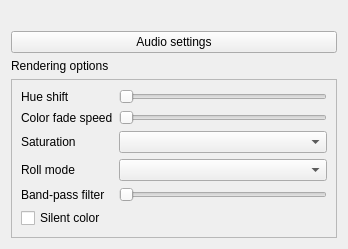
<?xml version="1.0" encoding="UTF-8"?>
<ui version="4.0">
 <class>AudioSync</class>
 <widget class="QWidget" name="AudioSync">
  <property name="geometry">
   <rect>
    <x>0</x>
    <y>0</y>
    <width>348</width>
    <height>240</height>
   </rect>
  </property>
  <property name="windowTitle">
   <string>Form</string>
  </property>
  <layout class="QGridLayout" name="gridLayout" columnstretch="1,0">
   <item row="0" column="0" colspan="2">
    <widget class="QLabel" name="preview">
     <property name="text">
      <string/>
     </property>
    </widget>
   </item>
   <item row="3" column="0" colspan="2">
    <widget class="QFrame" name="rendering_options_frame">
     <property name="frameShape">
      <enum>QFrame::StyledPanel</enum>
     </property>
     <property name="frameShadow">
      <enum>QFrame::Raised</enum>
     </property>
     <layout class="QGridLayout" name="gridLayout_3">
      <item row="3" column="1">
       <widget class="QComboBox" name="roll_mode"/>
      </item>
      <item row="1" column="0">
       <widget class="QLabel" name="color_fade_speed_label">
        <property name="text">
         <string>Color fade speed</string>
        </property>
       </widget>
      </item>
      <item row="4" column="0">
       <widget class="QLabel" name="bypass_label">
        <property name="text">
         <string>Band-pass filter</string>
        </property>
       </widget>
      </item>
      <item row="2" column="0">
       <widget class="QLabel" name="saturation_label">
        <property name="text">
         <string>Saturation</string>
        </property>
       </widget>
      </item>
      <item row="1" column="1">
       <widget class="QTooltipedSlider" name="color_fade_speed">
        <property name="minimum">
         <number>1</number>
        </property>
        <property name="maximum">
         <number>99</number>
        </property>
        <property name="orientation">
         <enum>Qt::Horizontal</enum>
        </property>
       </widget>
      </item>
      <item row="0" column="1">
       <widget class="QTooltipedSlider" name="hue_shift">
        <property name="maximum">
         <number>360</number>
        </property>
        <property name="orientation">
         <enum>Qt::Horizontal</enum>
        </property>
       </widget>
      </item>
      <item row="0" column="0">
       <widget class="QLabel" name="hue_shift_label">
        <property name="text">
         <string>Hue shift</string>
        </property>
       </widget>
      </item>
      <item row="4" column="1">
       <widget class="ctkRangeSlider" name="bypass">
        <property name="orientation">
         <enum>Qt::Horizontal</enum>
        </property>
       </widget>
      </item>
      <item row="3" column="0">
       <widget class="QLabel" name="roll_mode_label">
        <property name="text">
         <string>Roll mode</string>
        </property>
       </widget>
      </item>
      <item row="2" column="1">
       <widget class="QComboBox" name="saturation"/>
      </item>
      <item row="5" column="0">
       <widget class="QCheckBox" name="silent_color">
        <property name="text">
         <string>Silent color</string>
        </property>
       </widget>
      </item>
      <item row="5" column="1">
       <widget class="ColorPicker" name="silent_color_value" native="true"/>
      </item>
     </layout>
    </widget>
   </item>
   <item row="2" column="0" colspan="2">
    <widget class="QLabel" name="rendering_options_label">
     <property name="text">
      <string>Rendering options</string>
     </property>
    </widget>
   </item>
   <item row="1" column="0" colspan="2">
    <widget class="QPushButton" name="audio_settings">
     <property name="text">
      <string>Audio settings</string>
     </property>
    </widget>
   </item>
  </layout>
 </widget>
 <customwidgets>
  <customwidget>
   <class>QTooltipedSlider</class>
   <extends>QSlider</extends>
   <header location="global">QTooltipedSlider.h</header>
  </customwidget>
  <customwidget>
   <class>ctkRangeSlider</class>
   <extends>QSlider</extends>
   <header>Dependencies/ctkrangeslider/ctkrangeslider.h</header>
  </customwidget>
  <customwidget>
   <class>ColorPicker</class>
   <extends>QWidget</extends>
   <header>ColorPicker.h</header>
   <container>1</container>
  </customwidget>
 </customwidgets>
 <tabstops>
  <tabstop>audio_settings</tabstop>
  <tabstop>hue_shift</tabstop>
  <tabstop>color_fade_speed</tabstop>
  <tabstop>saturation</tabstop>
  <tabstop>roll_mode</tabstop>
  <tabstop>bypass</tabstop>
 </tabstops>
 <resources/>
 <connections/>
</ui>
